Frame 1 (no input): blank canvas, image omitted
Frame 60 (the mouse pressed at the canvas centre just before this capture): blank canvas, image omitted
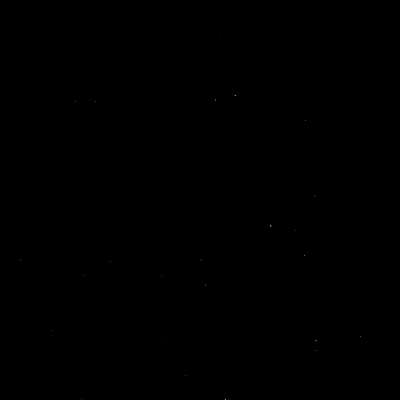
Frame 120 (the mouse held since frame 60 and released just before this capture)

The Processing sketch whose frames 1 and 60 were blank and that drew this single picture after the mouse press (run headless with seeded random() and noise(); from frame 60 on, the mouse is pressed at the canvas centre):

// Processing sketch: processing_116635
// ── processing_116635.pde

void setup() {
  size (400, 400);
  fill(255, 255, 255);
  smooth();
  noStroke();
}
 
 
 
void draw() {
 
  background(0, 0, 0);
  fill(0, 0, 0);
  noStroke();
 
  float xPos;
  float yPos;
  int circleSize = 5;
  int circleDistance = 5;
 
  for (int x=1; x<= width; x=x+circleDistance) {
 
    for (int y=1; y<= height; y=y+circleDistance) {
 
      xPos = x + random(mouseX/50);
      yPos = y + random(mouseX/50);
 
      fill(0, 0, 0);
      ellipse(xPos, yPos, 10, 10);
      fill(255, 255, 255);
      ellipse(xPos+20, yPos+20, 10, 10);
    }
  }
}
